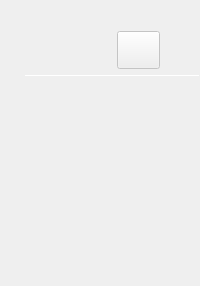
       <widget class="adiscope::DetachDragZone" name="homeWidget" native="true">
        <property name="sizePolicy">
         <sizepolicy hsizetype="Preferred" vsizetype="MinimumExpanding">
          <horstretch>0</horstretch>
          <verstretch>0</verstretch>
         </sizepolicy>
        </property>
        <layout class="QVBoxLayout" name="verticalLayout_3">
         <property name="spacing">
          <number>0</number>
         </property>
         <property name="leftMargin">
          <number>0</number>
         </property>
         <property name="rightMargin">
          <number>0</number>
         </property>
         <property name="bottomMargin">
          <number>0</number>
         </property>
         <item>
          <layout class="QVBoxLayout" name="connect_menu">
           <property name="leftMargin">
            <number>25</number>
           </property>
           <property name="topMargin">
            <number>0</number>
           </property>
           <property name="bottomMargin">
            <number>0</number>
           </property>
           <item>
            <layout class="QHBoxLayout" name="hLayout_topbar">
             <property name="spacing">
              <number>0</number>
             </property>
             <property name="leftMargin">
              <number>0</number>
             </property>
             <property name="topMargin">
              <number>20</number>
             </property>
             <property name="rightMargin">
              <number>40</number>
             </property>
             <property name="bottomMargin">
              <number>6</number>
             </property>
             <item>
              <spacer name="horizontalSpacer_5">
               <property name="orientation">
                <enum>Qt::Horizontal</enum>
               </property>
               <property name="sizeHint" stdset="0">
                <size>
                 <width>0</width>
                 <height>20</height>
                </size>
               </property>
              </spacer>
             </item>
             <item>
              <widget class="QWidget" name="logo_2" native="true">
               <property name="enabled">
                <bool>false</bool>
               </property>
               <property name="sizePolicy">
                <sizepolicy hsizetype="Minimum" vsizetype="Minimum">
                 <horstretch>0</horstretch>
                 <verstretch>0</verstretch>
                </sizepolicy>
               </property>
               <property name="minimumSize">
                <size>
                 <width>0</width>
                 <height>0</height>
                </size>
               </property>
               <property name="maximumSize">
                <size>
                 <width>104</width>
                 <height>30</height>
                </size>
               </property>
               <property name="styleSheet">
                <string notr="true"/>
               </property>
               <property name="adi_logo" stdset="0">
                <bool>true</bool>
               </property>
              </widget>
             </item>
             <item>
              <spacer name="horizontalSpacer_7">
               <property name="orientation">
                <enum>Qt::Horizontal</enum>
               </property>
               <property name="sizeHint" stdset="0">
                <size>
                 <width>0</width>
                 <height>20</height>
                </size>
               </property>
              </spacer>
             </item>
             <item>
              <widget class="QPushButton" name="btnConnect">
               <property name="enabled">
                <bool>false</bool>
               </property>
               <property name="maximumSize">
                <size>
                 <width>16777215</width>
                 <height>16777215</height>
                </size>
               </property>
               <property name="font">
                <font>
                 <pointsize>10</pointsize>
                 <weight>75</weight>
                 <italic>false</italic>
                 <bold>true</bold>
                </font>
               </property>
               <property name="styleSheet">
                <string notr="true">QPushButton {

height: 30px;
border-width: 0px;
min-width: 6em;
qproperty-text: &quot;Connect&quot;;
}

QPushButton[connected=true] {
/*background-color: green;*/
qproperty-text: &quot;Disconnect&quot;;
}

QPushButton[failed=true] {
background-color: red;
qproperty-text: &quot;Failed&quot;;
}</string>
               </property>
               <property name="blue_button" stdset="0">
                <bool>true</bool>
               </property>
              </widget>
             </item>
            </layout>
           </item>
           <item>
            <widget class="Line" name="line_separator">
             <property name="minimumSize">
              <size>
               <width>0</width>
               <height>1</height>
              </size>
             </property>
             <property name="maximumSize">
              <size>
               <width>16777215</width>
               <height>1</height>
              </size>
             </property>
             <property name="orientation">
              <enum>Qt::Horizontal</enum>
             </property>
             <property name="line_separator" stdset="0">
              <bool>true</bool>
             </property>
            </widget>
           </item>
           <item>
            <spacer name="verticalSpacer_4">
             <property name="orientation">
              <enum>Qt::Vertical</enum>
             </property>
             <property name="sizeType">
              <enum>QSizePolicy::Fixed</enum>
             </property>
             <property name="sizeHint" stdset="0">
              <size>
               <width>20</width>
               <height>10</height>
              </size>
             </property>
            </spacer>
           </item>
           <item>
            <widget class="QGroupBox" name="groupBox">
             <property name="sizePolicy">
              <sizepolicy hsizetype="Preferred" vsizetype="Maximum">
               <horstretch>0</horstretch>
               <verstretch>0</verstretch>
              </sizepolicy>
             </property>
             <property name="minimumSize">
              <size>
               <width>0</width>
               <height>200</height>
              </size>
             </property>
             <property name="maximumSize">
              <size>
               <width>16777215</width>
               <height>200</height>
              </size>
             </property>
             <property name="styleSheet">
              <string notr="true">border: 0px;</string>
             </property>
             <property name="title">
              <string/>
             </property>
             <layout class="QGridLayout" name="gridLayout">
              <property name="leftMargin">
               <number>0</number>
              </property>
              <property name="topMargin">
               <number>0</number>
              </property>
              <property name="rightMargin">
               <number>0</number>
              </property>
              <property name="bottomMargin">
               <number>0</number>
              </property>
              <property name="spacing">
               <number>0</number>
              </property>
              <item row="0" column="2">
               <spacer name="horizontalSpacer_2">
                <property name="orientation">
                 <enum>Qt::Horizontal</enum>
                </property>
                <property name="sizeHint" stdset="0">
                 <size>
                  <width>0</width>
                  <height>0</height>
                 </size>
                </property>
               </spacer>
              </item>
              <item row="0" column="1">
               <widget class="adiscope::OscCustomScrollArea" name="scrollArea_2">
                <property name="sizePolicy">
                 <sizepolicy hsizetype="Expanding" vsizetype="Expanding">
                  <horstretch>0</horstretch>
                  <verstretch>0</verstretch>
                 </sizepolicy>
                </property>
                <property name="minimumSize">
                 <size>
                  <width>0</width>
                  <height>200</height>
                 </size>
                </property>
                <property name="maximumSize">
                 <size>
                  <width>16777215</width>
                  <height>200</height>
                 </size>
                </property>
                <property name="frameShape">
                 <enum>QFrame::NoFrame</enum>
                </property>
                <property name="verticalScrollBarPolicy">
                 <enum>Qt::ScrollBarAlwaysOff</enum>
                </property>
                <property name="widgetResizable">
                 <bool>true</bool>
                </property>
                <widget class="QWidget" name="devicesWidget">
                 <property name="geometry">
                  <rect>
                   <x>0</x>
                   <y>0</y>
                   <width>261</width>
                   <height>200</height>
                  </rect>
                 </property>
                 <property name="minimumSize">
                  <size>
                   <width>0</width>
                   <height>200</height>
                  </size>
                 </property>
                 <property name="maximumSize">
                  <size>
                   <width>16777215</width>
                   <height>200</height>
                  </size>
                 </property>
                 <layout class="QHBoxLayout" name="devicesList">
                  <property name="spacing">
                   <number>0</number>
                  </property>
                  <property name="leftMargin">
                   <number>0</number>
                  </property>
                  <property name="topMargin">
                   <number>0</number>
                  </property>
                  <property name="rightMargin">
                   <number>0</number>
                  </property>
                  <property name="bottomMargin">
                   <number>0</number>
                  </property>
                  <item>
                   <spacer name="horizontalSpacer_16">
                    <property name="orientation">
                     <enum>Qt::Horizontal</enum>
                    </property>
                    <property name="sizeHint" stdset="0">
                     <size>
                      <width>0</width>
                      <height>0</height>
                     </size>
                    </property>
                   </spacer>
                  </item>
                 </layout>
                </widget>
               </widget>
              </item>
              <item row="0" column="3">
               <spacer name="verticalSpacer">
                <property name="orientation">
                 <enum>Qt::Vertical</enum>
                </property>
                <property name="sizeHint" stdset="0">
                 <size>
                  <width>20</width>
                  <height>100</height>
                 </size>
                </property>
               </spacer>
              </item>
              <item row="0" column="0">
               <layout class="QVBoxLayout" name="verticalLayout_2">
                <property name="spacing">
                 <number>0</number>
                </property>
                <property name="leftMargin">
                 <number>0</number>
                </property>
                <property name="bottomMargin">
                 <number>0</number>
                </property>
                <item>
                 <widget class="QWidget" name="btnsWidget" native="true">
                  <property name="sizePolicy">
                   <sizepolicy hsizetype="Preferred" vsizetype="Fixed">
                    <horstretch>0</horstretch>
                    <verstretch>0</verstretch>
                   </sizepolicy>
                  </property>
                  <property name="minimumSize">
                   <size>
                    <width>0</width>
                    <height>160</height>
                   </size>
                  </property>
                  <property name="maximumSize">
                   <size>
                    <width>16777215</width>
                    <height>160</height>
                   </size>
                  </property>
                  <property name="styleSheet">
                   <string notr="true"/>
                  </property>
                  <property name="selected" stdset="0">
                   <bool>false</bool>
                  </property>
                  <layout class="QVBoxLayout" name="verticalLayout_6">
                   <property name="spacing">
                    <number>0</number>
                   </property>
                   <property name="leftMargin">
                    <number>0</number>
                   </property>
                   <property name="topMargin">
                    <number>0</number>
                   </property>
                   <property name="rightMargin">
                    <number>0</number>
                   </property>
                   <property name="bottomMargin">
                    <number>0</number>
                   </property>
                   <item>
                    <spacer name="verticalSpacer_2">
                     <property name="orientation">
                      <enum>Qt::Vertical</enum>
                     </property>
                     <property name="sizeHint" stdset="0">
                      <size>
                       <width>0</width>
                       <height>0</height>
                      </size>
                     </property>
                    </spacer>
                   </item>
                   <item>
                    <widget class="QWidget" name="homepageWidget" native="true">
                     <property name="sizePolicy">
                      <sizepolicy hsizetype="Preferred" vsizetype="Fixed">
                       <horstretch>0</horstretch>
                       <verstretch>0</verstretch>
                      </sizepolicy>
                     </property>
                     <property name="minimumSize">
                      <size>
                       <width>0</width>
                       <height>60</height>
                      </size>
                     </property>
                     <property name="maximumSize">
                      <size>
                       <width>16777215</width>
                       <height>60</height>
                      </size>
                     </property>
                     <property name="styleSheet">
                      <string notr="true"/>
                     </property>
                     <property name="selected" stdset="0">
                      <bool>false</bool>
                     </property>
                     <property name="menu_button" stdset="0">
                      <bool>true</bool>
                     </property>
                     <layout class="QVBoxLayout" name="verticalLayout_8">
                      <property name="leftMargin">
                       <number>10</number>
                      </property>
                      <property name="topMargin">
                       <number>10</number>
                      </property>
                      <property name="rightMargin">
                       <number>10</number>
                      </property>
                      <property name="bottomMargin">
                       <number>10</number>
                      </property>
                      <item>
                       <widget class="QPushButton" name="btnHomepage">
                        <property name="sizePolicy">
                         <sizepolicy hsizetype="Fixed" vsizetype="Fixed">
                          <horstretch>0</horstretch>
                          <verstretch>0</verstretch>
                         </sizepolicy>
                        </property>
                        <property name="minimumSize">
                         <size>
                          <width>0</width>
                          <height>40</height>
                         </size>
                        </property>
                        <property name="maximumSize">
                         <size>
                          <width>40</width>
                          <height>40</height>
                         </size>
                        </property>
                        <property name="styleSheet">
                         <string notr="true">QPushButton {
height: 40px;
width: 40px;
border-width: 0px;
}</string>
                        </property>
                        <property name="text">
                         <string/>
                        </property>
                        <property name="icon">
                         <iconset>
                          <normalon>:/icons/scopy-default/icons/house.png</normalon>
                         </iconset>
                        </property>
                        <property name="checkable">
                         <bool>true</bool>
                        </property>
                        <property name="blue_button" stdset="0">
                         <bool>true</bool>
                        </property>
                       </widget>
                      </item>
                     </layout>
                    </widget>
                   </item>
                   <item>
                    <widget class="QWidget" name="addWidget" native="true">
                     <property name="sizePolicy">
                      <sizepolicy hsizetype="Preferred" vsizetype="Fixed">
                       <horstretch>0</horstretch>
                       <verstretch>0</verstretch>
                      </sizepolicy>
                     </property>
                     <property name="minimumSize">
                      <size>
                       <width>0</width>
                       <height>60</height>
                      </size>
                     </property>
                     <property name="maximumSize">
                      <size>
                       <width>16777215</width>
                       <height>60</height>
                      </size>
                     </property>
                     <property name="selected" stdset="0">
                      <bool>false</bool>
                     </property>
                     <property name="menu_button" stdset="0">
                      <bool>true</bool>
                     </property>
                     <layout class="QVBoxLayout" name="verticalLayout_7">
                      <property name="spacing">
                       <number>0</number>
                      </property>
                      <property name="leftMargin">
                       <number>10</number>
                      </property>
                      <property name="topMargin">
                       <number>10</number>
                      </property>
                      <property name="rightMargin">
                       <number>10</number>
                      </property>
                      <property name="bottomMargin">
                       <number>10</number>
                      </property>
                      <item>
                       <widget class="QPushButton" name="btnAdd">
                        <property name="sizePolicy">
                         <sizepolicy hsizetype="Fixed" vsizetype="Fixed">
                          <horstretch>0</horstretch>
                          <verstretch>0</verstretch>
                         </sizepolicy>
                        </property>
                        <property name="minimumSize">
                         <size>
                          <width>0</width>
                          <height>40</height>
                         </size>
                        </property>
                        <property name="maximumSize">
                         <size>
                          <width>40</width>
                          <height>40</height>
                         </size>
                        </property>
                        <property name="styleSheet">
                         <string notr="true">QPushButton {
height: 40px;
width: 40px;
border-width: 0px;
}</string>
                        </property>
                        <property name="text">
                         <string/>
                        </property>
                        <property name="icon">
                         <iconset resource="../resources/resources.qrc">
                          <normaloff>:/menu/add.svg</normaloff>:/menu/add.svg</iconset>
                        </property>
                        <property name="iconSize">
                         <size>
                          <width>40</width>
                          <height>40</height>
                         </size>
                        </property>
                        <property name="checkable">
                         <bool>true</bool>
                        </property>
                        <property name="checked">
                         <bool>false</bool>
                        </property>
                        <property name="flat">
                         <bool>false</bool>
                        </property>
                        <property name="blue_button" stdset="0">
                         <bool>true</bool>
                        </property>
                       </widget>
                      </item>
                     </layout>
                    </widget>
                   </item>
                   <item>
                    <spacer name="verticalSpacer_3">
                     <property name="orientation">
                      <enum>Qt::Vertical</enum>
                     </property>
                     <property name="sizeHint" stdset="0">
                      <size>
                       <width>0</width>
                       <height>0</height>
                      </size>
                     </property>
                    </spacer>
                   </item>
                  </layout>
                 </widget>
                </item>
                <item>
                 <spacer name="verticalSpacer_5">
                  <property name="orientation">
                   <enum>Qt::Vertical</enum>
                  </property>
                  <property name="sizeHint" stdset="0">
                   <size>
                    <width>0</width>
                    <height>0</height>
                   </size>
                  </property>
                 </spacer>
                </item>
               </layout>
              </item>
             </layout>
            </widget>
           </item>
          </layout>
         </item>
         <item>
          <widget class="adiscope::StackedHomepage" name="stackedWidget"/>
         </item>
        </layout>
       </widget>
